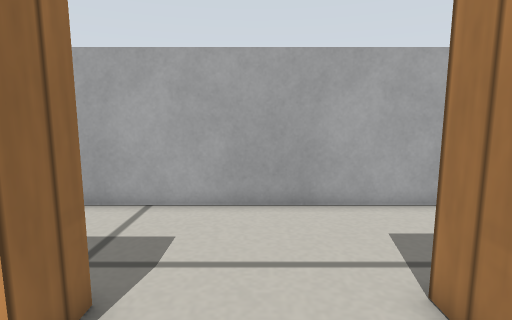
View 1 (above)

13 first-person views from a walk through a Gazebo world. The camera is 0.29 m above the floor, tilts 8° down and sees 80° across. The floor is counted in squares, 0.1 m on a side. Each view is taken from the middle of a square. On the plan, view 1 faces up. The plan holds only what a view shows up to about 20 squares ahead; the rest is blank. The place goes on beyond the plan. Simple patterns stand in for the simulator's built-in surfaces.

View 2
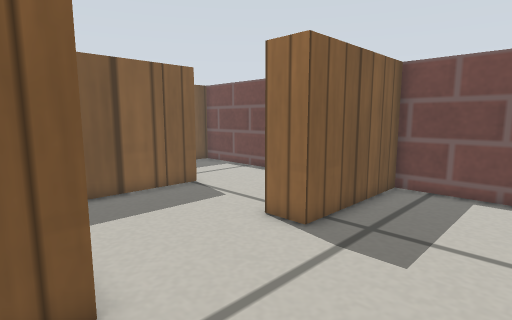

View 3
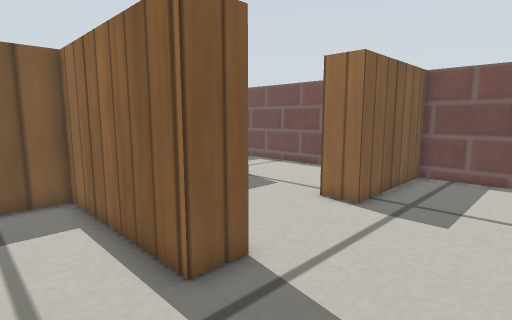

View 4
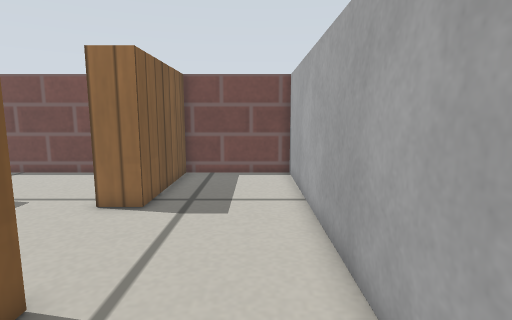

View 5
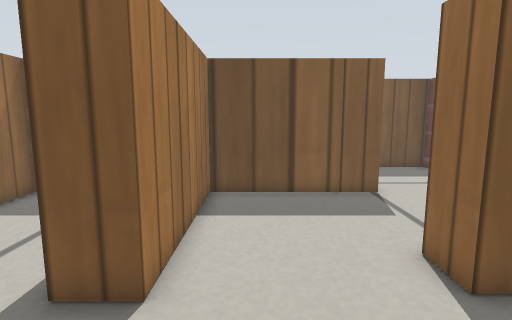

View 6
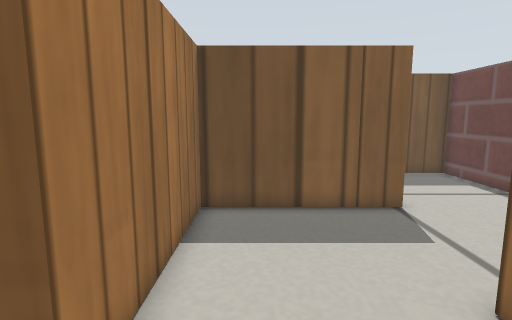

View 7
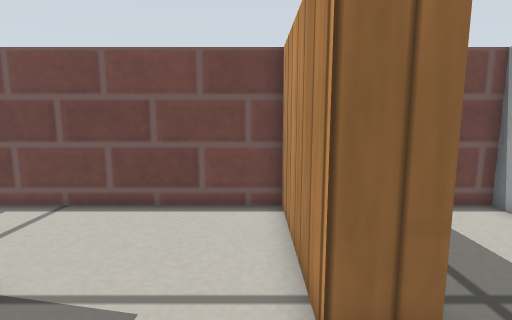

View 8
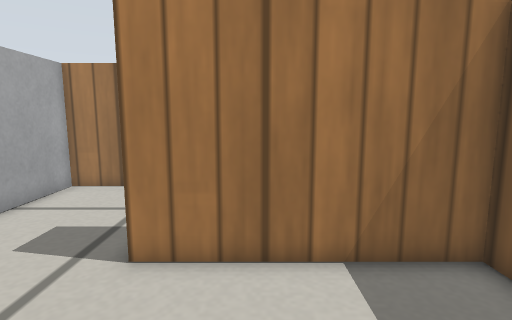

View 9
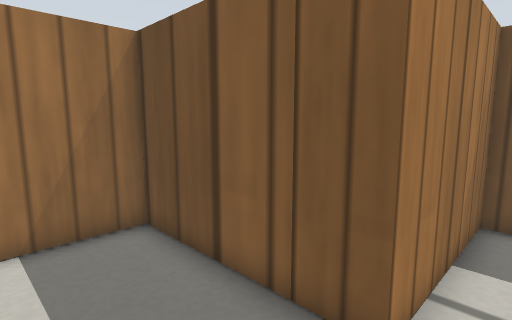

View 10
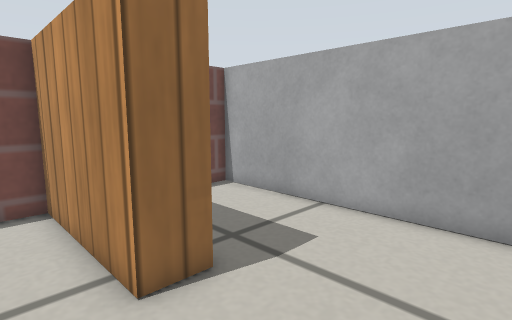

View 11
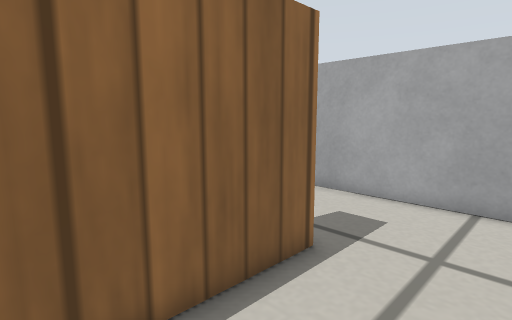

View 12
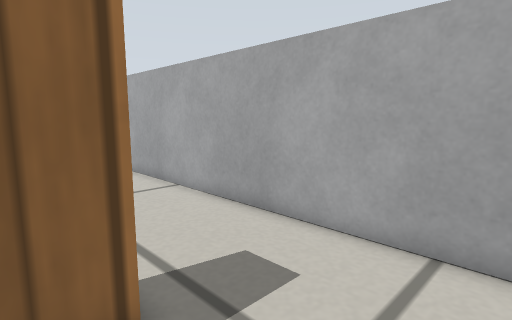

View 13
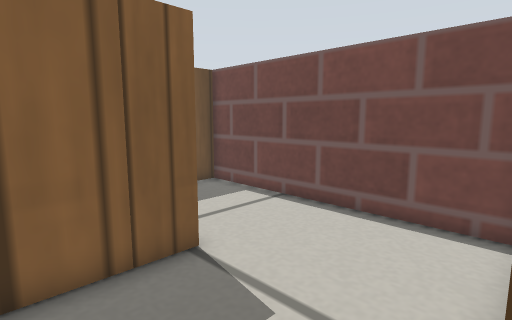

### Floor plan
Points are (right, up) in squares from view 1. A wall is a line through its corners. A room is listed if a view was taken in it or the views show most of it. See-through windows are left out.
Room 1 (views 1, 5, 6, 7, 8, 9, 10, 13)
walls: (2.5, 9.8) (-8.7, 9.8) (-8.7, 4.4) (-2.5, 4.4) (-2.5, 2.9) (-8.7, 2.9) (-8.7, -8.5); (-3.7, -8.5) (-3.7, -2.5) (2.8, -2.5) (2.8, 4.6)
ways out: opening at (3.5, 8) to room 2
Room 2 (views 2, 3, 4, 11, 12)
walls: (2.8, 4.6) (4.3, 4.6) (4.3, -2.5) (6.2, -2.5); (9.5, 9.8) (2.5, 9.8)
ways out: opening at (3.5, 8) to room 1

Positions as (right, up) in squares from view 1, and headings:
1: (0, 0), facing up
2: (4, 9), facing down-left
3: (7, 9), facing down-left
4: (7, 8), facing left
5: (1, 9), facing down
6: (1, 7), facing down
7: (1, 2), facing left
8: (-3, 2), facing right
9: (-5, 1), facing down-right
10: (2, 1), facing up-left
11: (8, -1), facing up-left
12: (8, 3), facing up-left
13: (0, 3), facing down-left
